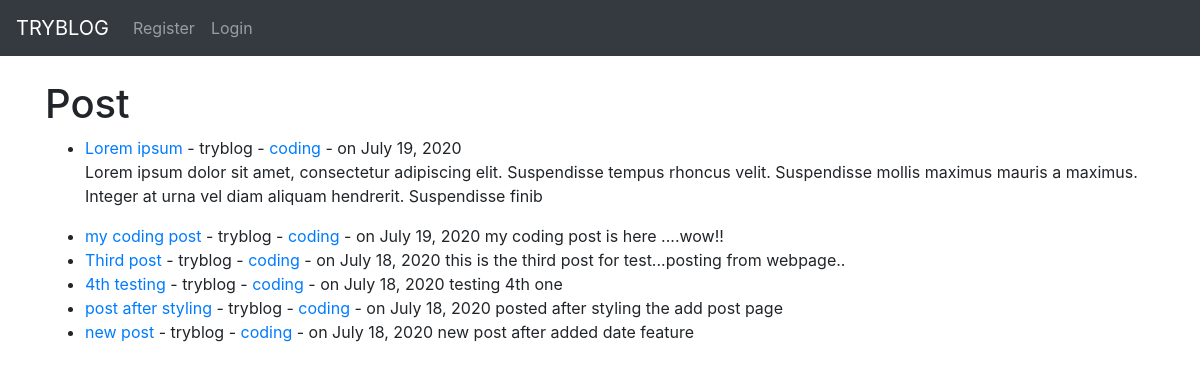
Before: / with the older database file.
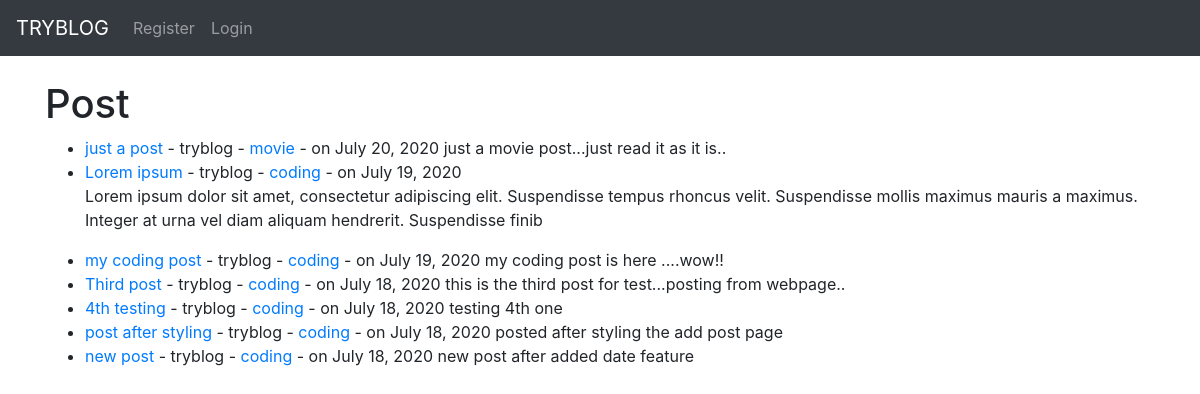
After: the same page with the newer database file.
### myblog/models.py (models this page shows, shortened)
class Post(models.Model):
    title = models.CharField(max_length=255)
    title_tag = models.CharField(max_length=255)
    author = models.ForeignKey(User, on_delete=models.CASCADE)
    body = models.TextField()
    post_date = models.DateField(auto_now_add=True)
    category = models.CharField(max_length=255,default='coding')

### myblog/views.py (the view)
# urls.py: path('',HomeView.as_view(),name="home"),
class HomeView(ListView):
    model = Post
    template_name = 'home.html'
    ordering = ['-post_date']

### myblog/templates/home.html (shortened to what this page needs)
{% extends 'base.html'%}
{% block content %}
<h1>Post</h1>
<ul>
{% for post in object_list %}
   <li><a href="{% url 'article-details' post.pk %}">
      {{post.title}}</a>
      - {{post.author}}
      - <a href="{% url 'category' post.category%}">{{post.category}}</a>
      - on {{ post.post_date }}
      {{post.body|slice:":200"|safe}}
   </li>
{% endfor %}
</ul>
{% endblock %}

Changed rows visible on the page:
added Post: title "just a post", author "tryblog", category "movie", post_date "July 20, 2020", body "just a movie post...just read it as it is.."
